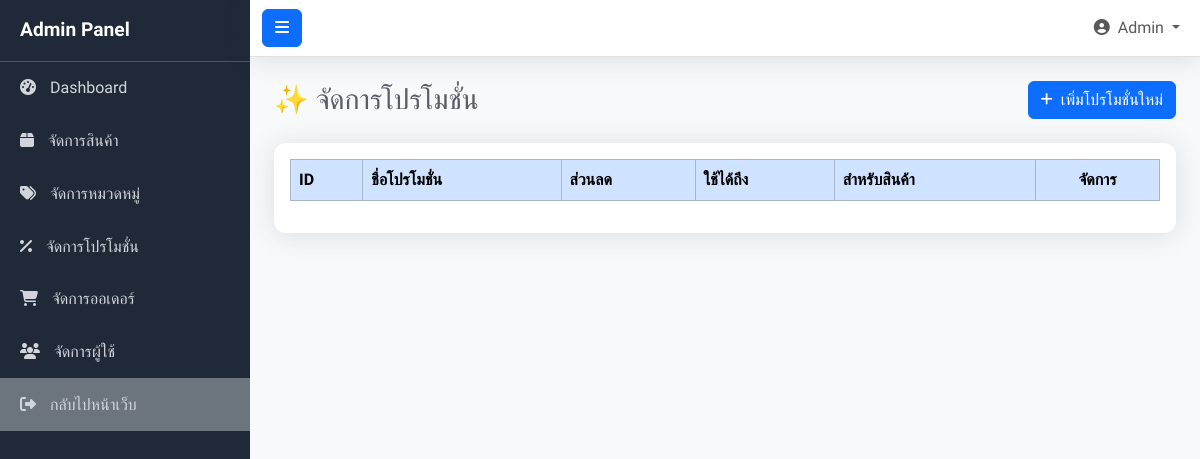
Page /admin/promotions.php on the earlier database version.
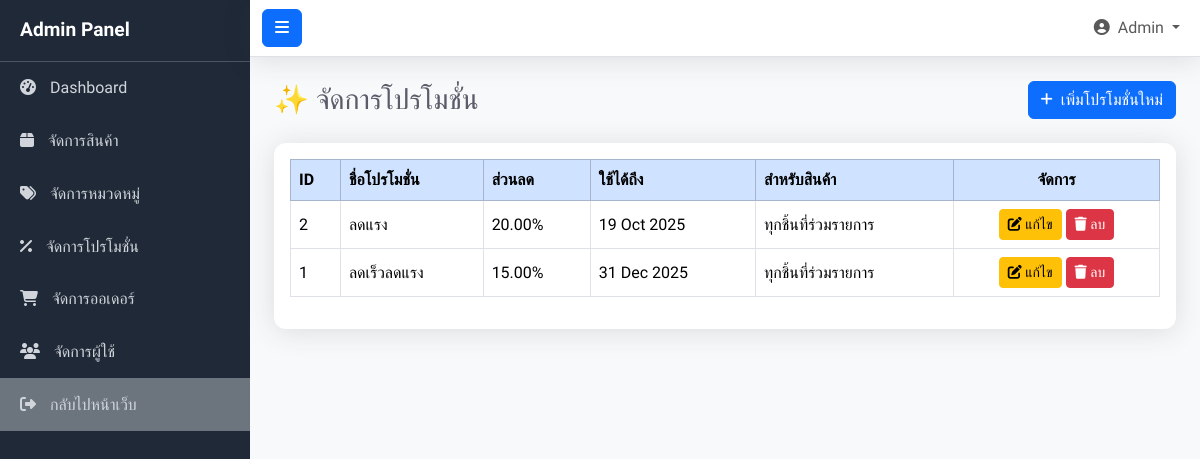
Same page on the later database version.
### tables this page shows
CREATE TABLE `promotions` (
  `id` int(11) NOT NULL,
  `name` varchar(255) NOT NULL,
  `discount_type` enum('percentage','fixed') NOT NULL,
  `discount_value` decimal(10,2) NOT NULL,
  `start_date` date NOT NULL,
  `end_date` date NOT NULL,
  `product_id` int(11) DEFAULT NULL
);

### admin/promotions.php (the view, shortened to what this page needs)
<?php
include '../config/connectdb.php';
include 'header.php';
$result = $conn->query("SELECT pr.*, p.title AS product_title FROM promotions pr LEFT JOIN products p ON pr.product_id = p.id ORDER BY pr.id DESC");
?>
<div class="d-flex justify-content-between align-items-center mb-4">
    <h1 class="h3 mb-0 text-gray-800">✨ จัดการโปรโมชั่น</h1>
    <a href="add_promotion.php" class="btn btn-primary"><i class="fas fa-plus fa-sm me-2"></i>เพิ่มโปรโมชั่นใหม่</a>
</div>
<div class="card shadow-sm mb-4">
    <div class="card-body">
        <table id="promotionsTable" class="table table-bordered table-hover align-middle" style="width:100%">
            <thead class="table-primary">
                <tr>
                    <th>ID</th>
                    <th>ชื่อโปรโมชั่น</th>
                    <th>ส่วนลด</th>
                    <th>ใช้ได้ถึง</th>
                    <th>สำหรับสินค้า</th>
                    <th class="text-center">จัดการ</th>
                </tr>
            </thead>
            <tbody>
                <?php while ($row = $result->fetch_assoc()): ?>
                <tr>
                    <td><?= $row['id'] ?></td>
                    <td><?= htmlspecialchars($row['name']) ?></td>
                    <td><?= ($row['discount_type'] == 'percentage') ? $row['discount_value'] . '%' : '฿' . number_format($row['discount_value']); ?></td>
                    <td><?= date('d M Y', strtotime($row['end_date'])) ?></td>
                    <td><?= htmlspecialchars($row['product_title'] ?? 'ทุกชิ้นที่ร่วมรายการ') ?></td>
                    <td class="text-center">
                        <a href="edit_promotion.php?id=<?= $row['id'] ?>" class="btn btn-warning btn-sm"><i class="fas fa-edit"></i> แก้ไข</a>
                        <a href="promotions.php?delete=<?= $row['id'] ?>" class="btn btn-danger btn-sm" onclick="return confirm('ยืนยันการลบ?')"><i class="fas fa-trash"></i> ลบ</a>
                    </td>
                </tr>
                <?php endwhile; ?>
            </tbody>
        </table>
    </div>
</div>
<?php include 'footer.php'; ?>

Differences in the rows shown:
added promotions: id "2", name "ลดแรง", discount_value "20.00", end_date "19 Oct 2025", product_title "ทุกชิ้นที่ร่วมรายการ"
added promotions: id "1", name "ลดเร็วลดแรง", discount_value "15.00", end_date "31 Dec 2025", product_title "ทุกชิ้นที่ร่วมรายการ"
